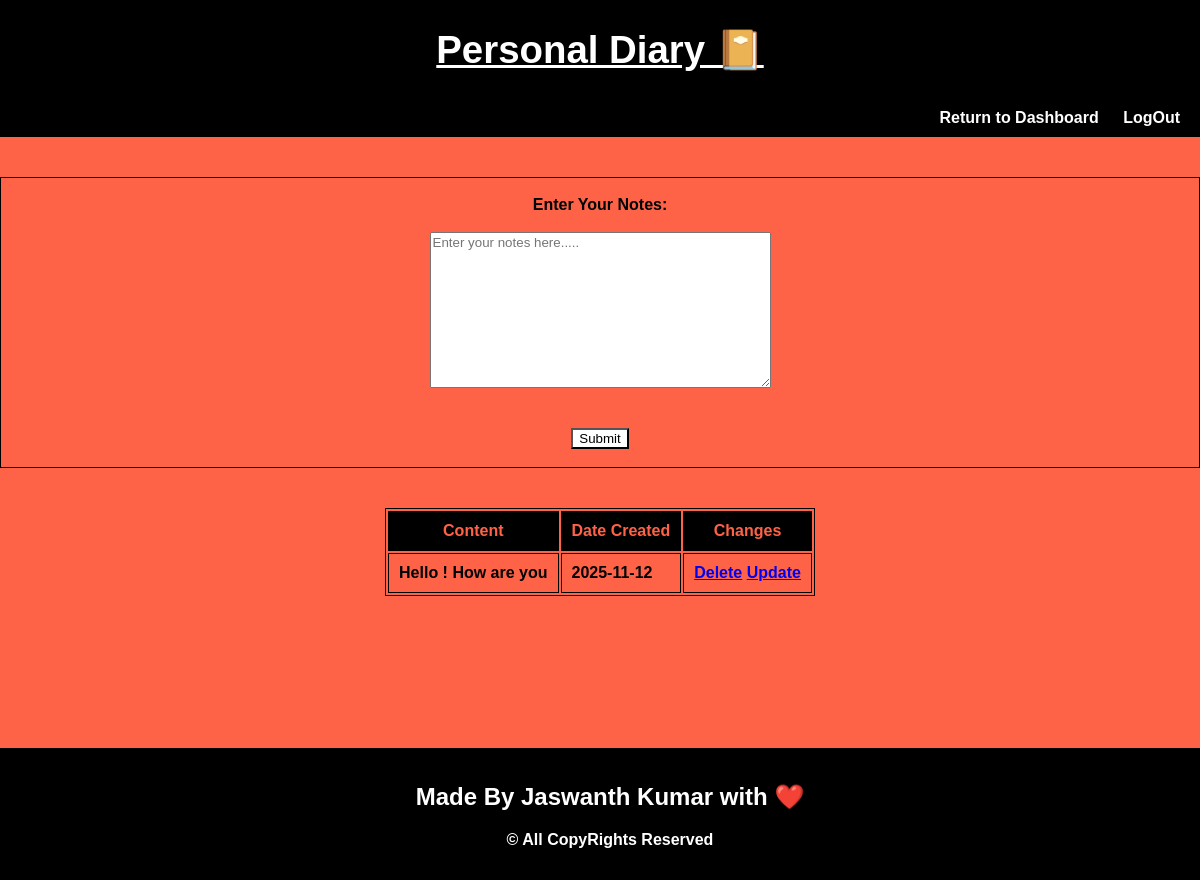
/personalnotes (signed in), run on an earlier commit of the app's database.
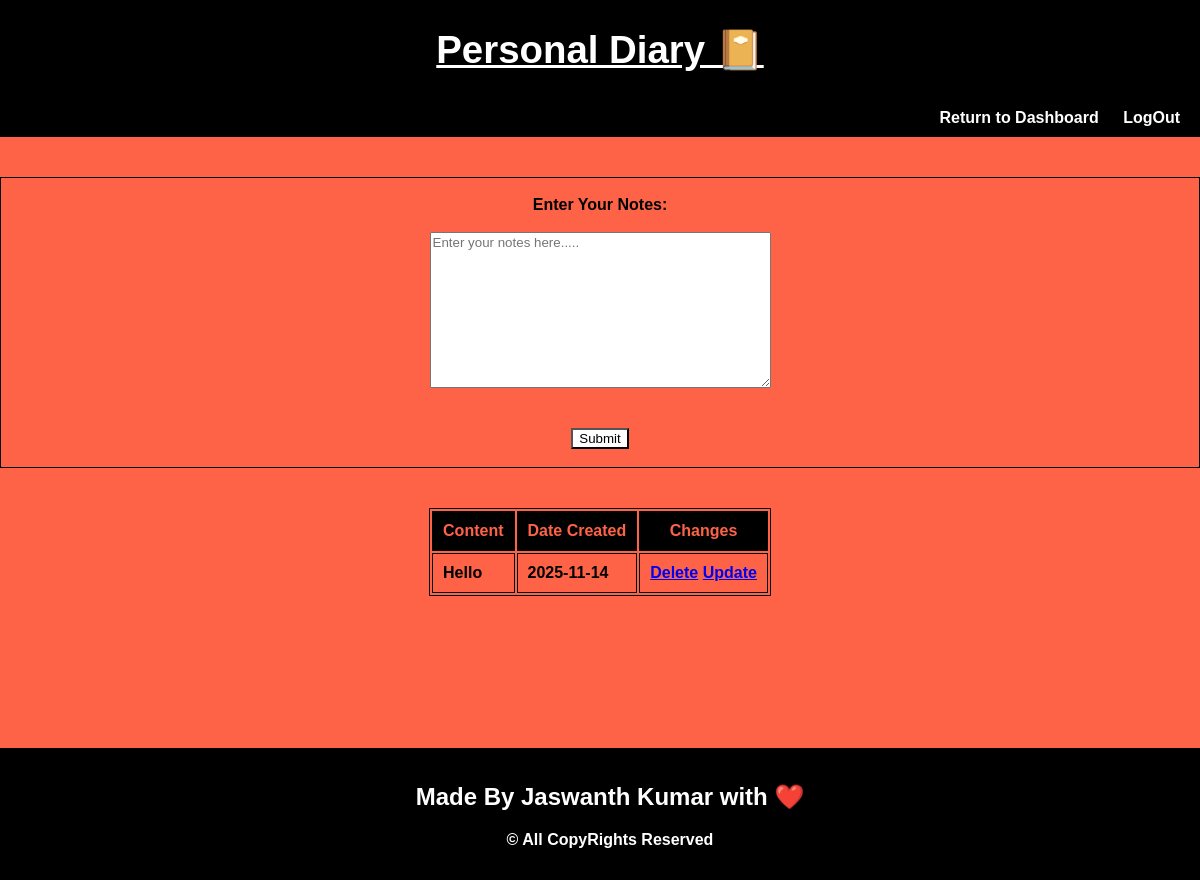
And on a later commit of the database.
### app.py (models this page shows)
class Note(db.Model):
    id = db.Column(db.Integer, primary_key=True)
    note_text = db.Column(db.String(1000), nullable=False)
    date_created = db.Column(db.DateTime, default=datetime.utcnow)
    user_id = db.Column(db.Integer, db.ForeignKey('user.id'))

### app.py (the view)
@app.route('/personalnotes',methods=['POST','GET'])
def personalnotes():
    if 'userid' not in session:
        return redirect('/')
    current_user = User.query.filter_by(userid=session['userid']).first()
    if request.method == 'POST':
        personal_notes = request.form['notes']
        new_notes = Note(note_text=personal_notes,user_id=current_user.id)
        try:
            db.session.add(new_notes)
            db.session.commit()
            return redirect('/personalnotes')
        except:
            return "There was an Issue"
    else:
        notes = Note.query.filter_by(user_id=current_user.id).order_by(Note.date_created)
        return render_template('personalnotes.html',notes=notes)

### templates/personalnotes.html (shortened to what this page needs)
<!DOCTYPE html>
<html>
    <head>
    </head>
    <body>
        <header>
            <h1>Personal Diary 📔</h1>
        </header>
        <nav>
            <a href="{{url_for('dashboard')}}">Return to Dashboard</a>
            <a href="{{url_for('logout')}}">LogOut</a>
        </nav>
        <div class="container">
            <div class="noteform">
                <form class="schedule" action="/personalnotes" method="POST">
                    <br>
                    <label><b>Enter Your Notes: <b></b></label><br><br>
                    <textarea name="notes" rows="10" cols="40" placeholder="Enter your notes here....." required></textarea><br><br><br>
                    <input type="submit" name="submit" id="submit"><br><br>
                </form>
            </div>
        </div>
        <div class="container-2">
            <div class="notetable">
                <table>
                    <tr>
                        <th>Content</th>
                        <th>Date Created</th>
                        <th>Changes</th>
                    </tr>
                    {% for note in notes %}
                    <tr>
                        <td>{{note.note_text}}</td>
                        <td>{{note.date_created.date()}}</td>
                        <td>
                            <a href="/del/{{note.id}}">Delete</a>
                            <a href="/upd/{{note.id}}">Update</a>
                        </td>
                    </tr>
                    {% endfor %}
                </table>
            </div>
        </div>
    </body>
    <footer>
        <h2>Made By Jaswanth Kumar with ❤️</h2>
        <p>&copy; All CopyRights Reserved</p>
    </footer>
</html>

What changed in the data, as far as the page shows it:
removed Note: note_text "Hello ! How are you", date_created "2025-11-12"
added Note: note_text "Hello", date_created "2025-11-14"
